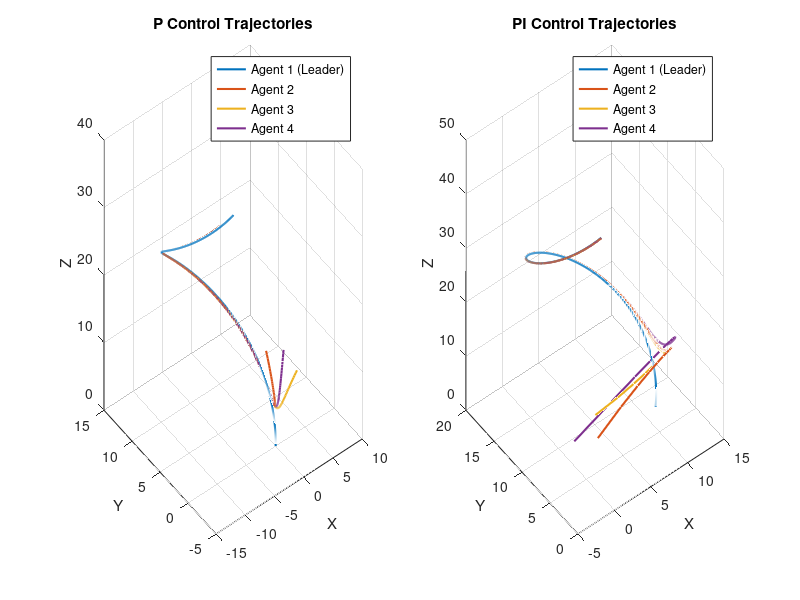

MATLAB code to generate this figure: (Note: this script raises an error after producing the figure.)
%% P and PI Control Simulation with Distance Error Plots
% Init
clear; clc; close all;

% Timing
dt = 0.01;
Tmax = 5;
t0 = 0:dt:Tmax;

% Agents Random Initial Positions (3D)
nAgents = 4;
nDim = 3;
xAxisL = 10;
yAxisL = 10;
zAxisL = 10;
X1 = [min([xAxisL yAxisL zAxisL]) .* rand(1, nDim*nAgents)]';
% Ensure leader starts at the origin:
X1(1:3) = 0;

% Define Adjacency for both dynamics
Adj = ones(nAgents) - eye(nAgents);
leaderAdjWeight = 1;
Adj(:,1) = leaderAdjWeight * nAgents * ones(nAgents,1);
Din = -sum(Adj,2) .* eye(nAgents);
Laplacian = Din + Adj;
Laplacian(1,:) = zeros(1,nAgents);  % Leader dynamics

%% P Control (Proportional Only)
Laplacian1 = kron(Laplacian, eye(nDim));  % extend to R^n
A1 = Laplacian1;
B1 = eye(nAgents*nDim);
C1 = eye(nAgents*nDim);
D1 = zeros(nAgents*nDim);
sys1 = ss(A1, B1, C1, D1);

% Control Input for P (Helical Leader trajectory)
u1 = zeros(length(t0), nDim*nAgents);
for i = 1:length(t0)
    u1(i,1) = xAxisL/2*cos(t0(i)) - yAxisL/2*sin(t0(i));
    u1(i,2) = xAxisL/2*sin(t0(i)) + yAxisL/2*cos(t0(i));
    u1(i,3) = 0.8*zAxisL;
end

% Simulate P Control
[Y, ~] = lsim(sys1, u1, t0, X1);

%% PI Control (Proportional-Integral)
nCtrl = 2; % [x, integral(x)]
Ki = 30; 
Kp = 10;
X2 = [min([xAxisL yAxisL zAxisL]) .* rand(1, nDim*nAgents*nCtrl)]';

% Build Laplacian2 for PI dynamics: Each agent’s state contains the position and its integral.
% Start with the basic block [Kp 0; 1 0] and then add the integral gain on the appropriate elements.
Laplacian2 = kron(Laplacian, [Kp 0; 1 0]);  
for i = 2:2:(size(Laplacian2,1)-1)
    Laplacian2(i+1, i+2) = Ki;  % add Ki on the integrator channel for each agent
end
Laplacian2 = kron(Laplacian2, eye(nDim));
A2 = Laplacian2;
B2 = eye(nAgents*nDim*nCtrl);
C2 = eye(nAgents*nDim*nCtrl);
D2 = zeros(nAgents*nDim*nCtrl);
sys2 = ss(A2, B2, C2, D2);

% Control Input for PI (Helical Leader trajectory)
u2 = zeros(length(t0), nDim*nAgents*nCtrl);
for i = 1:length(t0)
    u2(i,1) = xAxisL/2*cos(t0(i)) - yAxisL/2*sin(t0(i));
    u2(i,2) = xAxisL/2*sin(t0(i)) + yAxisL/2*cos(t0(i));
    u2(i,3) = 0.8*zAxisL;
    % Other channels (e.g. integral part) remain zero if not actuated directly.
end

% Simulate PI Control
[Y2, ~] = lsim(sys2, u2, t0, X2);

%% Plotting the agent trajectories (as before)
figure;
subplot(1,2,1)
title('P Control Trajectories')
hold on
for agnt = 1:nDim:nDim*nAgents
    plot3(Y(:,agnt), Y(:,agnt+1), Y(:,agnt+2), 'LineWidth', 1.5)
end
legend('Agent 1 (Leader)', 'Agent 2', 'Agent 3', 'Agent 4')
xlabel("X"); ylabel("Y"); zlabel("Z")
grid on; view(3);
hold off

subplot(1,2,2)
title('PI Control Trajectories')
hold on
for agnt = 1:nDim*nCtrl:nDim*nAgents*nCtrl
    plot3(Y2(:,agnt), Y2(:,agnt+1), Y2(:,agnt+2), 'LineWidth', 1.5)
end
legend('Agent 1 (Leader)', 'Agent 2', 'Agent 3', 'Agent 4')
xlabel("X"); ylabel("Y"); zlabel("Z")
grid on; view(3);
hold off

sgtitle('Rendezvous with Random Positions and Helical Leader (n=4)');

%% Compute and Plot Sum of Distance Errors (from leader)
% For P Control:
sumError_P = zeros(length(t0),1);
for k = 1:length(t0)
    leaderPos = Y(k, 1:3); % first agent's position
    errorSum = 0;
    for ag = 2:nAgents
        idx = (ag-1)*nDim + (1:nDim);
        errorSum = errorSum + norm(Y(k, idx) - leaderPos);
    end
    sumError_P(k) = errorSum;
end

% For PI Control:
sumError_PI = zeros(length(t0),1);
for k = 1:length(t0)
    leaderPos = Y2(k, 1:3);
    errorSum = 0;
    for ag = 2:nAgents
        idx = (ag-1)*nDim*nCtrl + (1:nDim);
        errorSum = errorSum + norm(Y2(k, idx) - leaderPos);
    end
    sumError_PI(k) = errorSum;
end

% Plot the error curves
figure;
subplot(1,2,1)
plot(t0, sumError_P, 'r', 'LineWidth', 2)
title('P Control')
xlabel('Time [s]'); ylabel('Sum of Errors'); grid on

subplot(1,2,2)
plot(t0, sumError_PI, 'g', 'LineWidth', 2)
title('PI Control')
xlabel('Time [s]'); ylabel('Sum of Errors'); grid on

sgtitle('Convergence of Distance Error (Leader-Followers)');
